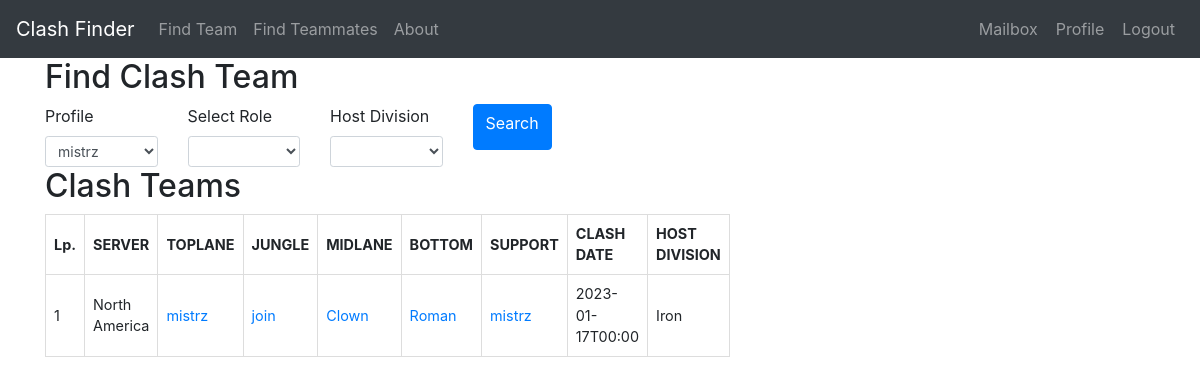
Page /findteam (signed in) on the earlier database version.
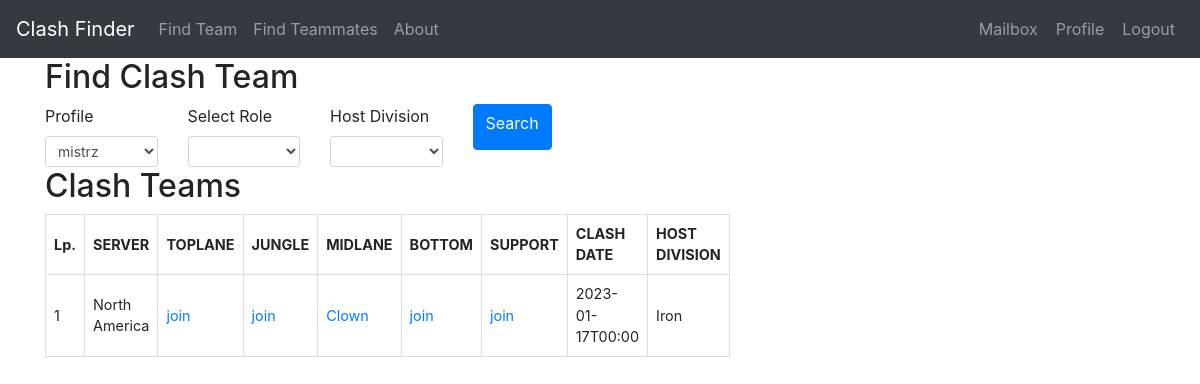
Same page on the later database version.
### models.py (models this page shows, shortened)
class ClashTeam(UserMixin, db.Model):
    id = db.Column(db.Integer, primary_key=True)
    clash_date = db.Column(db.DateTime, nullable=False, default=None)
    division = db.Column(db.String(64), index=True, default=None)
    toplane = db.Column(db.String(64), index=True, default=None)
    jungle = db.Column(db.String(64), index=True, default=None)
    midlane = db.Column(db.String(64), index=True, default=None)
    bottom = db.Column(db.String(64), index=True, default=None)
    support = db.Column(db.String(64), index=True, default=None)
    host_id = db.Column(db.Integer, db.ForeignKey('profile.id'))
    invitation = db.relationship('ClashInvitation', backref='futureteam', lazy='dynamic',
                                 cascade="all, delete, delete-orphan")
    request = db.relationship('ClashRequest', backref='desired_team', lazy='dynamic',
                              cascade="all, delete, delete-orphan")
    def formatted_clash_date(self):
        return self.clash_date.strftime('%Y-%m-%dT%H:%M')

class Profile(UserMixin, db.Model):
    id = db.Column(db.Integer, primary_key=True)
    nickname = db.Column(db.String(64), index=True, unique=True)
    server = db.Column(db.String(10), index=True)
    division = db.Column(db.String(20), index=True)
    best_position = db.Column(db.String(20), index=True)
    alternative_position = db.Column(db.String(20), index=True)
    user_id = db.Column(db.Integer, db.ForeignKey('user.id'))
    clash_team = db.relationship('ClashTeam', backref='host', lazy='dynamic')
    invitation_in = db.relationship('ClashInvitation', backref='invitedguest', lazy='dynamic',
                                    cascade="all, delete, delete-orphan")
    request_out = db.relationship('ClashRequest', backref='candidate', lazy='dynamic',
                                  cascade="all, delete, delete-orphan")
    reported = db.relationship('ReportPlayer', backref='Reported', lazy='dynamic',
                               cascade="all, delete, delete-orphan")

### routes.py (the view, shortened to what this page needs)
@app.route('/findteam', methods=['GET', 'POST'])
@login_required
def findteam():
    user = User.query.filter_by(username=current_user.username).first_or_404()
    user_profiles = Profile.query.filter_by(user_id=user.id).all()
    user_clashteams_id = [profile_team.id for user_profile in user_profiles for profile_team in ClashTeam.query.filter_by(
        host_id=user_profile.id)]
    user_profiles_data = {
        user_profile.nickname: user_profile.server for user_profile in user_profiles}
    roles = {'Toplane': ClashTeam.toplane, 'Jungle': ClashTeam.jungle,
             'Midlane': ClashTeam.midlane, 'Bottom': ClashTeam.bottom, 'Support': ClashTeam.support}
    clash_teams = ClashTeam.query.filter(or_(*(role == None for role in roles.values(
    ))), ClashTeam.id.notin_(user_clashteams_id)).order_by(ClashTeam.clash_date)
    for key, value in user_profiles_data.items():
        clash_teams = clash_teams.filter(and_(or_(ClashTeam.toplane.isnot(key), ClashTeam.jungle.isnot(key), ClashTeam.midlane.isnot(
            key), ClashTeam.bottom.isnot(key), ClashTeam.support.isnot(key)), ClashTeam.host.has(server=value)))
    clash_teams_list = clash_teams.all()
    if len(clash_teams_list) == 0:
        clash_teams = []
    form = SearchingTeam(user_id=user.id)
    return render_template('findteam.html', get_server_short_name=get_server_short_name, clash_teams=clash_teams, form=form, user=user)

### forms.py
class SearchingTeam(FlaskForm):
    profile = SelectField('Profile', validators=[
                          DataRequired()], choices=[], default=None)
    role = SelectField('Select Role', choices=positions)
    division = SelectField('Host Division', choices=divisions)
    submit = SubmitField('Search')
    def __init__(self, user_id, *args, **kwargs):
        super(SearchingTeam, self).__init__(*args, **kwargs)
        self.profile.choices = [(p.nickname)
                                for p in Profile.query.filter_by(user_id=user_id)]

### forms.py (called while the page is built)
def get_server_short_name(server_name):
    for server in servers:
        if server[0] == server_name:
            return server[1]
    return ''

### models.py (called while the page is built)
@login.user_loader
def load_user(id):
    return User.query.get(int(id))

### templates/findteam.html (shortened to what this page needs)
{% extends "base.html" %}
{% block content %}
<div class="container">
	<div class="row">
		<div class="col-sm-6">
			<h2>Find Clash Team</h2>
			<form method="POST" action="{{ url_for('findteam') }}">
				<div class="row">
					<div class="col-md-3">
						{{ form.profile.label(class="form-control-label") }}
						{{ form.profile(class="form-control form-control-sm") }}
					</div>
					<div class="col-md-3">
						{{ form.role.label(class="form-control-label") }}
						{{ form.role(class="form-control form-control-sm") }}
					</div>
					<div class="col-md-3">
						{{ form.division.label(class="form-control-label") }}
						{{ form.division(class="form-control form-control-sm") }}
					</div>
					<div class="col-md-3">
						<button type="submit" class="btn btn-primary">{{ form.submit.label }}</button>
					</div>
				</div>
			</form>
			<h2>Clash Teams</h2>
			<div class="clash-available-teams">
				{% if clash_teams %}
				<table>
					<thead>
						<tr>
							<th>Lp.</th>
							<th>SERVER</th>
							<th>TOPLANE</th>
							<th>JUNGLE</th>
							<th>MIDLANE</th>
							<th>BOTTOM</th>
							<th>SUPPORT</th>
							<th>CLASH DATE</th>
							<th>HOST DIVISION</th>
						</tr>
					</thead>
					<tbody>
						{% for team in clash_teams %}
						<tr>
							<td>{{ loop.index }}</td>
							<td>{{ team.host.server or '' }}</td>
							<td>
								{% if team.toplane %}
								<a
									href="{{ url_for('profile', nickname=team.toplane, server=get_server_short_name(team.host.server).lower()) }}">{{
									team.toplane }}</a>
								{% else %}
								<a href="{{ url_for('jointeam', team_id=team.id) }}">join</a>
								{% endif %}
							</td>
							<td>
								{% if team.jungle %}
								<a
									href="{{ url_for('profile', nickname=team.jungle, server=get_server_short_name(team.host.server).lower()) }}">{{
									team.jungle }}</a>
								{% else %}
								<a href="{{ url_for('jointeam', team_id=team.id) }}">join</a>
								{% endif %}
							</td>
							<td>
								{% if team.midlane %}
								<a
									href="{{ url_for('profile', nickname=team.midlane, server=get_server_short_name(team.host.server).lower()) }}">{{
									team.midlane }}</a>
								{% else %}
								<a href="{{ url_for('jointeam', team_id=team.id) }}">join</a>
								{% endif %}
							</td>
							<td>
								{% if team.bottom %}
								<a
									href="{{ url_for('profile', nickname=team.bottom, server=get_server_short_name(team.host.server).lower()) }}">{{
									team.bottom }}</a>
								{% else %}
								<a href="{{ url_for('jointeam', team_id=team.id) }}">join</a>
								{% endif %}
							</td>
							<td>
								{% if team.support %}
								<a
									href="{{ url_for('profile', nickname=team.support, server=get_server_short_name(team.host.server).lower()) }}">{{
									team.support }}</a>
								{% else %}
								<a href="{{ url_for('jointeam', team_id=team.id) }}">join</a>
								{% endif %}
							</td>
							<td>{{ team.formatted_clash_date() or '' }}</td>
							<td>{{ team.division or '' }}</td>
						</tr>
						{% endfor %}
					</tbody>
				</table>
				{% else %}
				<p>There are currently no teams meeting your requirements.</p>
				{% endif %}
			</div>
		</div>
	</div>
</div>
{% endblock %}

Differences in the rows shown:
changed ClashTeam "Clown": toplane "mistrz" → (not shown); bottom "Roman" → (not shown); support "mistrz" → (not shown); now shows "join"
